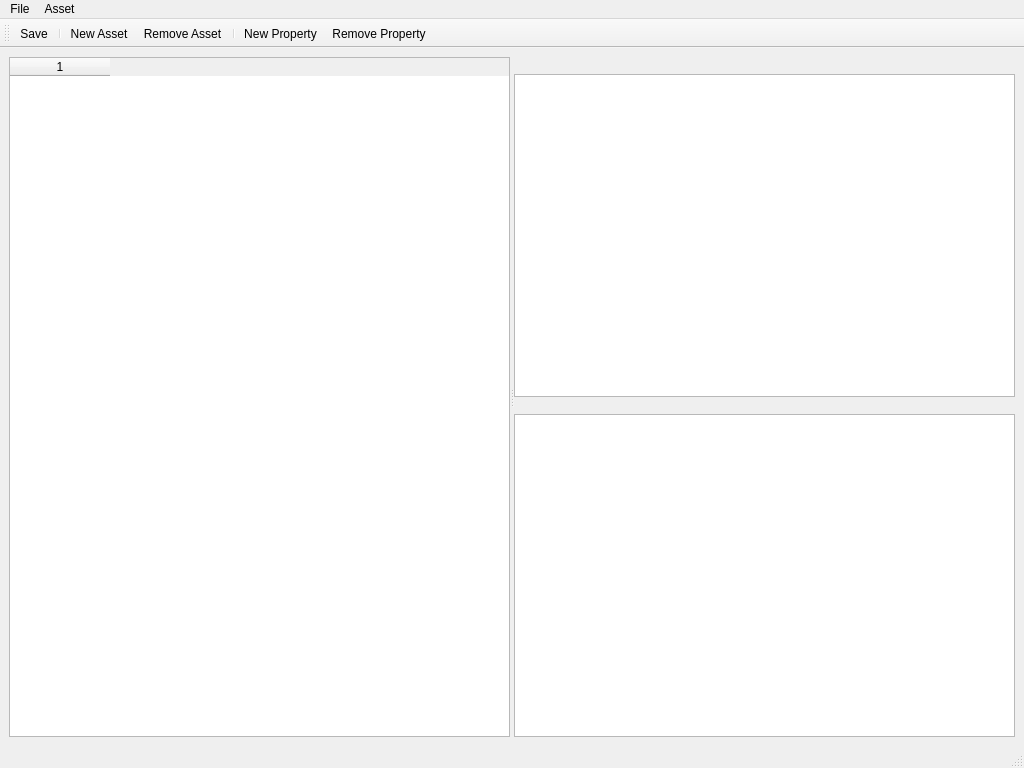
<?xml version="1.0" encoding="UTF-8"?>
<ui version="4.0">
 <class>AssetManager</class>
 <widget class="QMainWindow" name="AssetManager">
  <property name="geometry">
   <rect>
    <x>0</x>
    <y>0</y>
    <width>1024</width>
    <height>768</height>
   </rect>
  </property>
  <property name="windowTitle">
   <string>Asset Manager</string>
  </property>
  <widget class="QWidget" name="centralwidget">
   <layout class="QVBoxLayout" name="verticalLayout_2">
    <item>
     <widget class="QSplitter" name="splitter">
      <property name="orientation">
       <enum>Qt::Horizontal</enum>
      </property>
      <widget class="QSplitter" name="splitter_2">
       <property name="orientation">
        <enum>Qt::Vertical</enum>
       </property>
       <widget class="QTableWidget" name="tableWidget">
        <property name="columnCount">
         <number>1</number>
        </property>
        <column/>
       </widget>
      </widget>
      <widget class="QWidget" name="verticalLayoutWidget">
       <layout class="QVBoxLayout" name="verticalLayout">
        <property name="spacing">
         <number>0</number>
        </property>
        <item>
         <widget class="QToolBar" name="toolBar2">
          <property name="windowTitle2" stdset="0">
           <string>toolBar2</string>
          </property>
         </widget>
        </item>
        <item>
         <widget class="QTableWidget" name="tableWidget_3"/>
        </item>
        <item>
         <widget class="QToolBar" name="toolBar3">
          <property name="windowTitle3" stdset="0">
           <string>toolBar3</string>
          </property>
         </widget>
        </item>
        <item>
         <widget class="QTableWidget" name="tableWidget_4"/>
        </item>
       </layout>
      </widget>
     </widget>
    </item>
   </layout>
  </widget>
  <widget class="QMenuBar" name="menubar">
   <property name="geometry">
    <rect>
     <x>0</x>
     <y>0</y>
     <width>1024</width>
     <height>26</height>
    </rect>
   </property>
   <widget class="QMenu" name="menuFile">
    <property name="title">
     <string>File</string>
    </property>
    <addaction name="actionSave"/>
    <addaction name="actionClose"/>
   </widget>
   <widget class="QMenu" name="menuAsset">
    <property name="title">
     <string>Asset</string>
    </property>
    <addaction name="actionNew_Asset"/>
    <addaction name="actionRemove_Asset"/>
    <addaction name="separator"/>
    <addaction name="actionNew_Property"/>
    <addaction name="actionRemove_Property"/>
   </widget>
   <addaction name="menuFile"/>
   <addaction name="menuAsset"/>
  </widget>
  <widget class="QStatusBar" name="statusbar"/>
  <widget class="QToolBar" name="toolBar">
   <property name="windowTitle">
    <string>toolBar</string>
   </property>
   <attribute name="toolBarArea">
    <enum>TopToolBarArea</enum>
   </attribute>
   <attribute name="toolBarBreak">
    <bool>false</bool>
   </attribute>
   <addaction name="actionSave"/>
   <addaction name="separator"/>
   <addaction name="actionNew_Asset"/>
   <addaction name="actionRemove_Asset"/>
   <addaction name="separator"/>
   <addaction name="actionNew_Property"/>
   <addaction name="actionRemove_Property"/>
  </widget>
  <action name="actionClose">
   <property name="text">
    <string>Close</string>
   </property>
   <property name="toolTip">
    <string>Close Asset Manager</string>
   </property>
  </action>
  <action name="actionNew_Asset">
   <property name="text">
    <string>New Asset</string>
   </property>
   <property name="toolTip">
    <string>Add new asset</string>
   </property>
  </action>
  <action name="actionRemove_Asset">
   <property name="text">
    <string>Remove Asset</string>
   </property>
   <property name="toolTip">
    <string>Remove selected asset</string>
   </property>
  </action>
  <action name="actionSave">
   <property name="text">
    <string>Save</string>
   </property>
   <property name="toolTip">
    <string>Save all changes</string>
   </property>
  </action>
  <action name="actionNew_Property">
   <property name="text">
    <string>New Property</string>
   </property>
   <property name="toolTip">
    <string>Add new property</string>
   </property>
  </action>
  <action name="actionRemove_Property">
   <property name="text">
    <string>Remove Property</string>
   </property>
   <property name="toolTip">
    <string>Remove selected property</string>
   </property>
  </action>
  <action name="actionCopy_Property">
   <property name="text">
    <string>Copy Property</string>
   </property>
  </action>
  <action name="actionCopy_Selected_Properties">
   <property name="text">
    <string>Copy Selected Properties</string>
   </property>
  </action>
  <action name="actionCopy_All_Properties">
   <property name="text">
    <string>Copy All Properties</string>
   </property>
  </action>
  <action name="actionPaste_Properties_Overwrite">
   <property name="text">
    <string>Paste Properties (Overwrite)</string>
   </property>
  </action>
  <action name="actionPaste_Properties_Merge">
   <property name="text">
    <string>Paste Properties (Merge)</string>
   </property>
  </action>
  <action name="actionFind_References">
   <property name="text">
    <string>Find References</string>
   </property>
   <property name="toolTip">
    <string>Searches data and scripts for references to this asset</string>
   </property>
  </action>
 </widget>
 <resources/>
 <connections>
  <connection>
   <sender>actionClose</sender>
   <signal>triggered()</signal>
   <receiver>AssetManager</receiver>
   <slot>close()</slot>
   <hints>
    <hint type="sourcelabel">
     <x>-1</x>
     <y>-1</y>
    </hint>
    <hint type="destinationlabel">
     <x>399</x>
     <y>299</y>
    </hint>
   </hints>
  </connection>
 </connections>
</ui>
